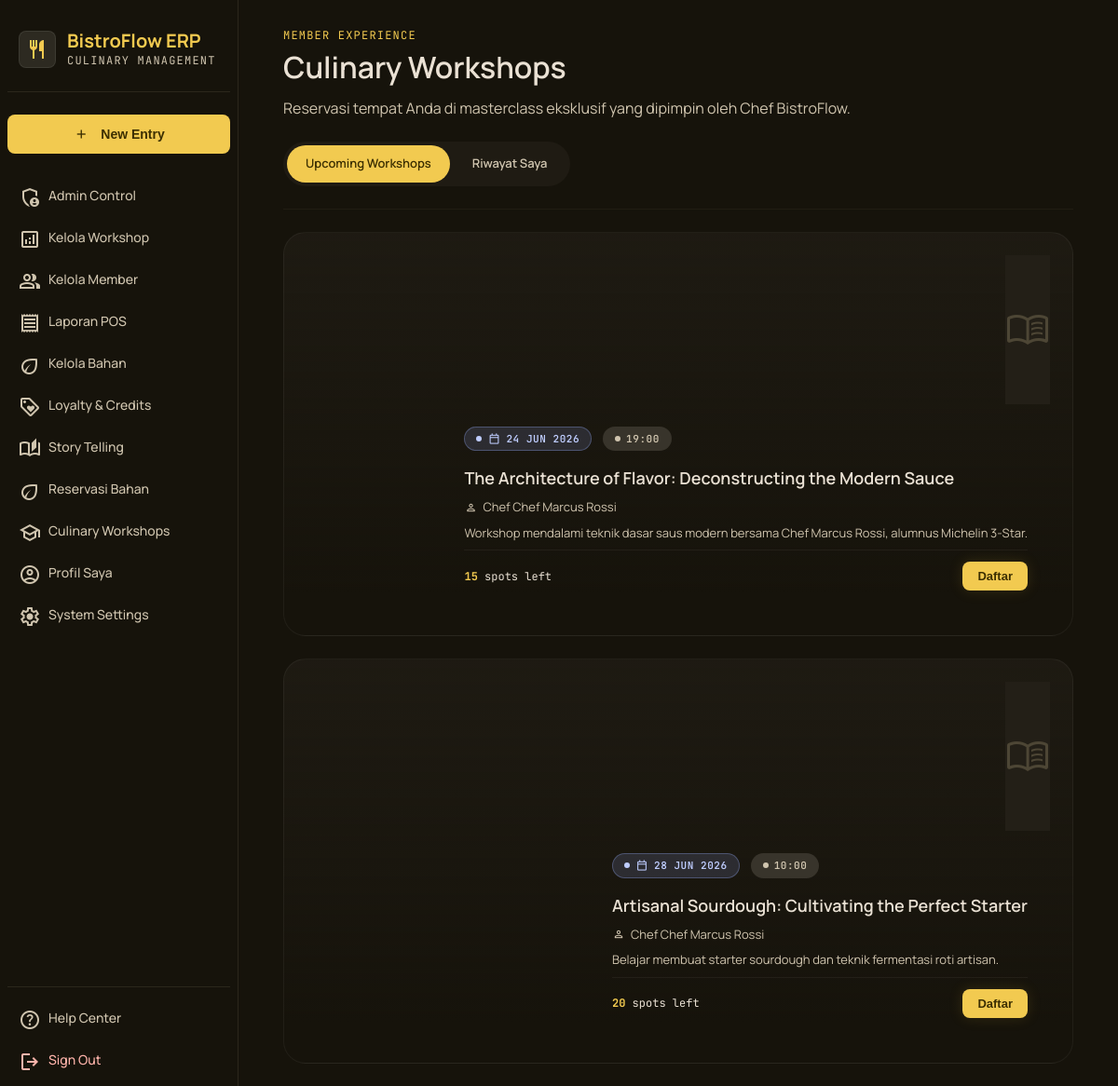
Screenshot of /member/workshop.php (signed in) with the database file from the repository.
### tables this page shows
CREATE TABLE workshops (
    workshop_id INT(11) NOT NULL AUTO_INCREMENT,
    judul_workshop VARCHAR(200) NOT NULL,
    deskripsi_workshop TEXT NOT NULL,
    chef_pengampu_id INT(11) NOT NULL,
    tanggal_workshop DATE NOT NULL,
    waktu_mulai TIME NOT NULL,
    kapasitas_peserta INT NOT NULL,
    biaya_credits INT NOT NULL DEFAULT 0,
    harga_uang DECIMAL(12,2) NOT NULL DEFAULT 0,
    metode_bayar_workshop ENUM('uang','credits','keduanya') NOT NULL DEFAULT 'keduanya',
    status_workshop ENUM('aktif','selesai','dibatalkan') NOT NULL DEFAULT 'aktif',
    path_rekaman VARCHAR(500),
    PRIMARY KEY (workshop_id),
    FOREIGN KEY (chef_pengampu_id) REFERENCES users(user_id) ON DELETE CASCADE
);

CREATE TABLE users (
    user_id INT(11) NOT NULL AUTO_INCREMENT,
    nama_lengkap VARCHAR(100) NOT NULL,
    email VARCHAR(150) NOT NULL UNIQUE,
    password VARCHAR(255) NOT NULL,
    nomor_telepon VARCHAR(13) NOT NULL,
    role ENUM('member','admin','chef','produsen') NOT NULL DEFAULT 'member',
    tier_member ENUM('bronze','silver','gold') NOT NULL DEFAULT 'bronze',
    status_akun ENUM('aktif','nonaktif') NOT NULL DEFAULT 'aktif',
    tanggal_daftar DATETIME NOT NULL DEFAULT CURRENT_TIMESTAMP,
    PRIMARY KEY (user_id)
);

### config/auth.php (called while the page is built, shortened)
<?php
function e(string $value): string
{
    return htmlspecialchars($value, ENT_QUOTES, 'UTF-8');
}

### member/workshop.php (the view, shortened to what this page needs)
<?php
$pdo = getDB();
$tab = $_GET['tab'] ?? 'upcoming';
$stmt = $pdo->query(
    "SELECT w.*, u.nama_lengkap AS chef_nama,
            (SELECT COUNT(*) FROM pendaftaran_workshop p WHERE p.workshop_id = w.workshop_id) AS terdaftar
     FROM workshops w
     JOIN users u ON u.user_id = w.chef_pengampu_id
     WHERE w.status_workshop = 'aktif' AND w.tanggal_workshop >= CURDATE()
     ORDER BY w.tanggal_workshop ASC"
);
$workshopMendatang = $stmt->fetchAll();
require_once __DIR__ . '/../includes/header.php';
require_once __DIR__ . '/../includes/sidebar.php';
?>
<header class="page-header">
    <div>
        <span class="eyebrow">Member Experience</span>
        <h2>Culinary Workshops</h2>
        <p>Reservasi tempat Anda di masterclass eksklusif yang dipimpin oleh Chef BistroFlow.</p>
    </div>
    <div class="tab-pills">
        <a href="?tab=upcoming" class="tab-pill <?= $tab === 'upcoming' ? 'active' : '' ?>">Upcoming Workshops</a>
        <a href="?tab=past" class="tab-pill <?= $tab === 'past' ? 'active' : '' ?>">Riwayat Saya</a>
    </div>
</header>
<?php if ($tab === 'upcoming'): ?>
    <?php if (empty($workshopMendatang)): ?>
        <div class="card empty-state">
            <span class="material-symbols-outlined icon">menu_book</span>
            <h4>Belum ada workshop mendatang</h4>
            <p>Pantau halaman ini untuk jadwal Culinary Storytelling Workshop terbaru.</p>
        </div>
    <?php else: ?>
    <div class="grid-3">
        <?php foreach ($workshopMendatang as $w):
            $sisaSlot = $w['kapasitas_peserta'] - $w['terdaftar'];
            $penuh = $sisaSlot <= 0;
        ?>
            <div class="catalog-card <?= $sisaSlot >= ($w['kapasitas_peserta'] * 0.7) ? 'featured-workshop' : '' ?>">
                <div class="thumb" style="height: 160px;"><span class="material-symbols-outlined" style="font-size:48px;">menu_book</span></div>
                <div class="body">
                    <div class="flex gap-sm" style="margin-bottom:8px;">
                        <span class="badge badge-info"><span class="material-symbols-outlined" style="font-size:14px;">calendar_today</span><?= date('d M Y', strtotime($w['tanggal_workshop'])) ?></span>
                        <span class="badge badge-neutral"><?= substr($w['waktu_mulai'], 0, 5) ?></span>
                    </div>
                    <h3><?= e($w['judul_workshop']) ?></h3>
                    <p class="meta"><span class="material-symbols-outlined" style="font-size:14px;">person</span> Chef <?= e($w['chef_nama']) ?></p>
                    <p style="font-size:13px; color: var(--color-on-surface-variant);"><?= e(mb_strimwidth($w['deskripsi_workshop'], 0, 100, '...')) ?></p>
                    <div class="footer-row">
                        <span class="font-mono" style="font-size:12px;">
                            <?php if ($penuh): ?>
                                <span class="text-error-color">Kuota Penuh</span>
                            <?php else: ?>
                                <strong style="color: var(--color-primary);"><?= $sisaSlot ?></strong> spots left
                            <?php endif; ?>
                        </span>
                        <?php if ($penuh): ?>
                            <button class="btn btn-secondary" disabled style="padding:8px 16px; font-size:13px;">Penuh</button>
                        <?php else: ?>
                            <button class="btn btn-primary" style="padding:8px 16px; font-size:13px;"
                                onclick='openWorkshopModal(<?= $w['workshop_id'] ?>, <?= json_encode($w['judul_workshop']) ?>, <?= (int)$w['biaya_credits'] ?>, <?= (float)$w['harga_uang'] ?>, <?= json_encode($w['metode_bayar_workshop']) ?>)'>
                                Daftar
                            </button>
                        <?php endif; ?>
                    </div>
                </div>
            </div>
        <?php endforeach; ?>
    </div>
    <?php endif; ?>
<?php endif; ?>
<?php require_once __DIR__ . '/../includes/footer.php'; ?>

### assets/css/style.css (style rules this page uses)
:root { --color-background: #16130b; --color-surface: #16130b; --color-surface-container: #231f17; --color-surface-container-low: #1f1b13; --color-surface-container-high: #2d2a21; --color-surface-container-highest: #38342b; --color-surface-variant: #38342b; --color-primary: #f2ca50; --color-primary-container: #d4af37; --color-on-primary: #3c2f00; --color-on-primary-container: #554300; --color-primary-fixed: #ffe088; --color-primary-fixed-dim: #e9c349; --color-secondary: #f4bb92; --color-secondary-container: #653d1e; --color-secondary-fixed-dim: #f4bb92; --color-tertiary: #bfcdff; --color-tertiary-container: #97b0ff; --color-on-background: #eae1d4; --color-on-surface: #eae1d4; --color-on-surface-variant: #d0c5af; --color-outline: #99907c; --color-outline-variant: #4d4635; --color-error: #ffb4ab; --color-error-container: #93000a; --color-accent-green: #2D6A4F; --color-accent-brown: #8B5E3C; --space-xs: 4px; --space-sm: 12px; --space-base: 8px; --space-md: 24px; --space-lg: 48px; --space-xl: 80px; --space-gutter: 24px; --radius-sm: 0.25rem; --radius-lg: 0.5rem; --radius-xl: 0.75rem; --radius-2xl: 24px; --radius-full: 9999px; --font-body: 'Manrope', sans-serif; --font-mono: 'JetBrains Mono', monospace; }
* { margin: 0; padding: 0; box-sizing: border-box; }
body { font-family: var(--font-body); background-color: var(--color-background); color: var(--color-on-background); line-height: 1.5; min-height: 100vh; }
a { color: inherit; text-decoration: none; }
.page-header { display: flex; flex-wrap: wrap; justify-content: space-between; align-items: flex-end; gap: var(--space-md); margin-bottom: var(--space-md); padding-bottom: var(--space-md); border-bottom: 1px solid rgba(77, 70, 53, 0.2); }
.page-header h2 { font-size: 32px; font-weight: 600; color: var(--color-on-background); margin-bottom: 8px; }
.page-header .eyebrow { font-family: var(--font-mono); font-size: 12px; letter-spacing: 0.1em; text-transform: uppercase; color: var(--color-primary); margin-bottom: 8px; }
.page-header p { color: var(--color-on-surface-variant); font-size: 16px; max-width: 640px; }
.btn { display: inline-flex; align-items: center; justify-content: center; gap: 8px; padding: 12px 24px; border-radius: var(--radius-lg); font-weight: 700; font-size: 14px; cursor: pointer; border: none; transition: all 0.2s; text-decoration: none; }
.btn-primary { background-color: var(--color-primary); color: var(--color-on-primary); box-shadow: 0 0 15px rgba(212, 175, 55, 0.15); }
.badge { display: inline-flex; align-items: center; gap: 6px; padding: 4px 12px; border-radius: var(--radius-full); font-family: var(--font-mono); font-size: 11px; font-weight: 600; letter-spacing: 0.05em; text-transform: uppercase; border: 1px solid transparent; }
.badge::before { content: ''; width: 6px; height: 6px; border-radius: 50%; background: currentColor; }
.badge-info { background: rgba(151, 176, 255, 0.15); color: var(--color-tertiary); border-color: rgba(151,176,255,0.3); }
.badge-neutral { background: var(--color-surface-container-highest); color: var(--color-on-surface-variant); border-color: transparent; }
.grid-3 { display: grid; grid-template-columns: repeat(auto-fill, minmax(280px, 1fr)); gap: var(--space-md); }
.catalog-card { background-color: #1A1A1A; border: 1px solid rgba(255,255,255,0.05); border-radius: var(--radius-2xl); overflow: hidden; display: flex; flex-direction: column; transition: border-color 0.3s; }
.catalog-card .thumb { height: 180px; background-color: var(--color-surface-container); display: flex; align-items: center; justify-content: center; color: var(--color-outline-variant); font-size: 48px; position: relative; }
.catalog-card .body { padding: var(--space-md); display: flex; flex-direction: column; gap: 8px; flex: 1; }
.catalog-card h3 { font-size: 18px; font-weight: 600; }
.catalog-card .meta { font-size: 13px; color: var(--color-on-surface-variant); display: flex; align-items: center; gap: 6px; }
.catalog-card .footer-row { margin-top: auto; padding-top: var(--space-sm); border-top: 1px solid rgba(255,255,255,0.05); display: flex; align-items: center; justify-content: space-between; }
.flex { display: flex; }
.gap-sm { gap: 12px; }
.font-mono { font-family: var(--font-mono); }

### rows the page displays
workshops: tanggal_workshop "24 JUN 2026", waktu_mulai "19:00", judul_workshop "The Architecture of Flavor: Deconstructing the Modern Sauce", chef_pengampu.nama_lengkap "Chef Marcus Rossi", deskripsi_workshop "Workshop mendalami teknik dasar saus modern bersama Chef Marcus Rossi, alumnus Michelin 3-Star.", kapasitas_peserta "15"
workshops: tanggal_workshop "28 JUN 2026", waktu_mulai "10:00", judul_workshop "Artisanal Sourdough: Cultivating the Perfect Starter", chef_pengampu.nama_lengkap "Chef Marcus Rossi", deskripsi_workshop "Belajar membuat starter sourdough dan teknik fermentasi roti artisan.", kapasitas_peserta "20"

### other values shown
$item['label'] "Admin Control"
$item['label'] "Kelola Workshop"
$item['label'] "Kelola Member"
$item['label'] "Laporan POS"
$item['label'] "Kelola Bahan"
$item['label'] "Loyalty & Credits"
$item['label'] "Story Telling"
$item['label'] "Reservasi Bahan"
$item['label'] "Culinary Workshops"
$item['label'] "Profil Saya"
$item['label'] "System Settings"
